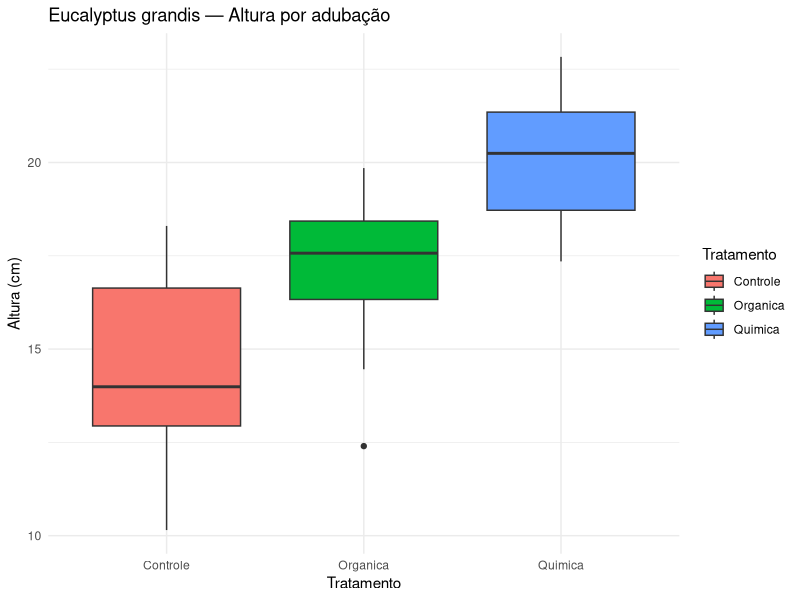

Write the R code that produced this figure.
## ---- chunk 1
library(readr); library(ggplot2)

euca <- read_csv("dados/eucalipto_adubacao.csv", show_col_types = FALSE)

mod_alt <- aov(Altura_cm ~ Tratamento, data = euca)
summary(mod_alt)
## ---- chunk 2
# Visualização
ggplot(euca, aes(Tratamento, Altura_cm, fill = Tratamento)) +
  geom_boxplot() +
  labs(title = "Eucalyptus grandis — Altura por adubação",
       x = "Tratamento", y = "Altura (cm)") +
  theme_minimal()
## ---- chunk 3
summary(aov(Diametro_mm ~ Tratamento, data = euca))
summary(aov(Biomassa_g ~ Tratamento, data = euca))
